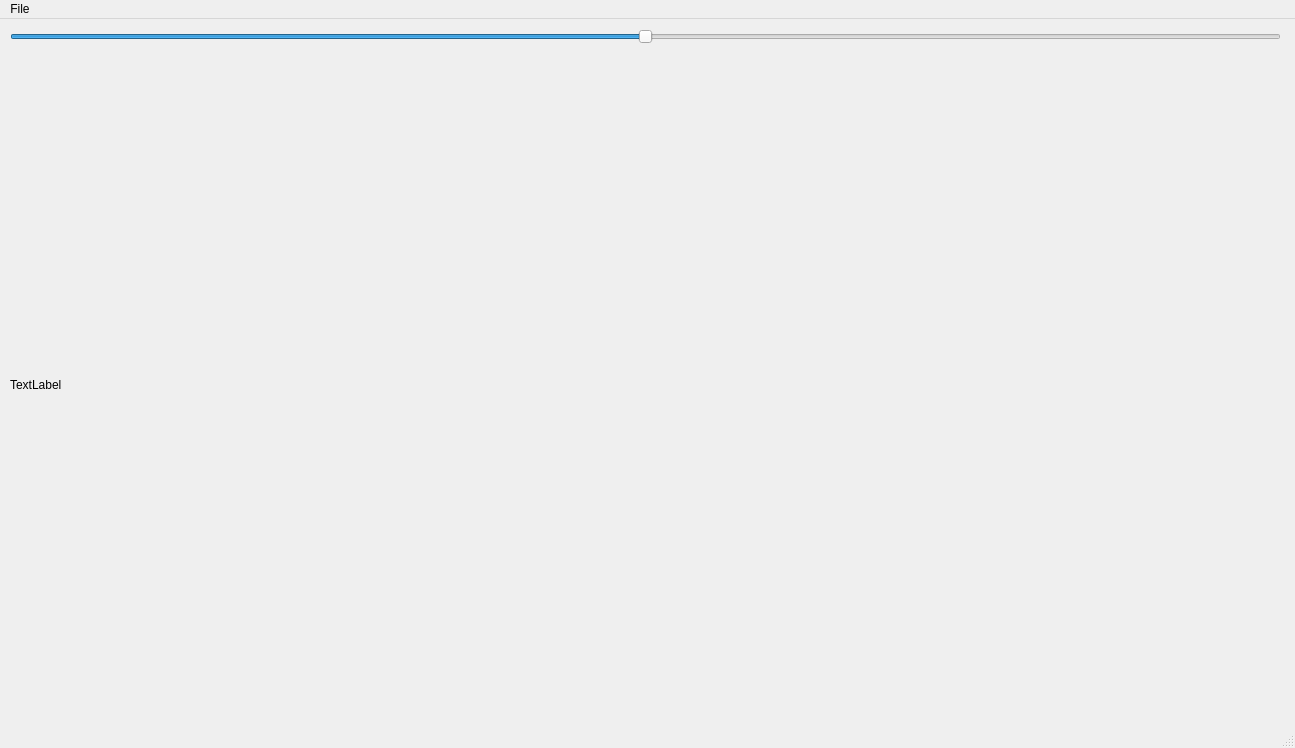
<?xml version="1.0" encoding="UTF-8"?>
<ui version="4.0">
 <class>MainWindow</class>
 <widget class="QMainWindow" name="MainWindow">
  <property name="geometry">
   <rect>
    <x>0</x>
    <y>0</y>
    <width>1295</width>
    <height>748</height>
   </rect>
  </property>
  <property name="windowTitle">
   <string>MainWindow</string>
  </property>
  <widget class="QWidget" name="centralwidget">
   <widget class="QWidget" name="verticalLayoutWidget">
    <property name="geometry">
     <rect>
      <x>10</x>
      <y>10</y>
      <width>1271</width>
      <height>691</height>
     </rect>
    </property>
    <layout class="QVBoxLayout" name="verticalLayout">
     <item>
      <widget class="QSlider" name="horizontalSlider">
       <property name="minimum">
        <number>-100</number>
       </property>
       <property name="maximum">
        <number>100</number>
       </property>
       <property name="value">
        <number>0</number>
       </property>
       <property name="sliderPosition">
        <number>0</number>
       </property>
       <property name="orientation">
        <enum>Qt::Horizontal</enum>
       </property>
      </widget>
     </item>
     <item>
      <widget class="QLabel" name="image">
       <property name="text">
        <string>TextLabel</string>
       </property>
      </widget>
     </item>
    </layout>
   </widget>
  </widget>
  <widget class="QMenuBar" name="menubar">
   <property name="geometry">
    <rect>
     <x>0</x>
     <y>0</y>
     <width>1295</width>
     <height>22</height>
    </rect>
   </property>
   <widget class="QMenu" name="menuFile">
    <property name="title">
     <string>File</string>
    </property>
    <addaction name="actionOpen"/>
   </widget>
   <addaction name="menuFile"/>
  </widget>
  <widget class="QStatusBar" name="statusbar"/>
  <action name="actionOpen">
   <property name="text">
    <string>Open</string>
   </property>
  </action>
 </widget>
 <resources/>
 <connections/>
</ui>
